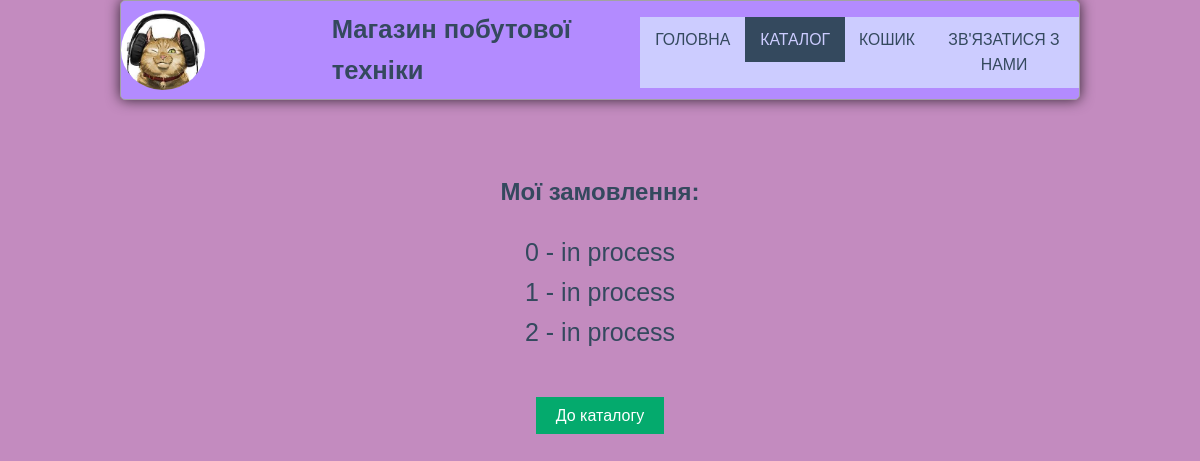
The page /orders (signed in) on the database as committed earlier.
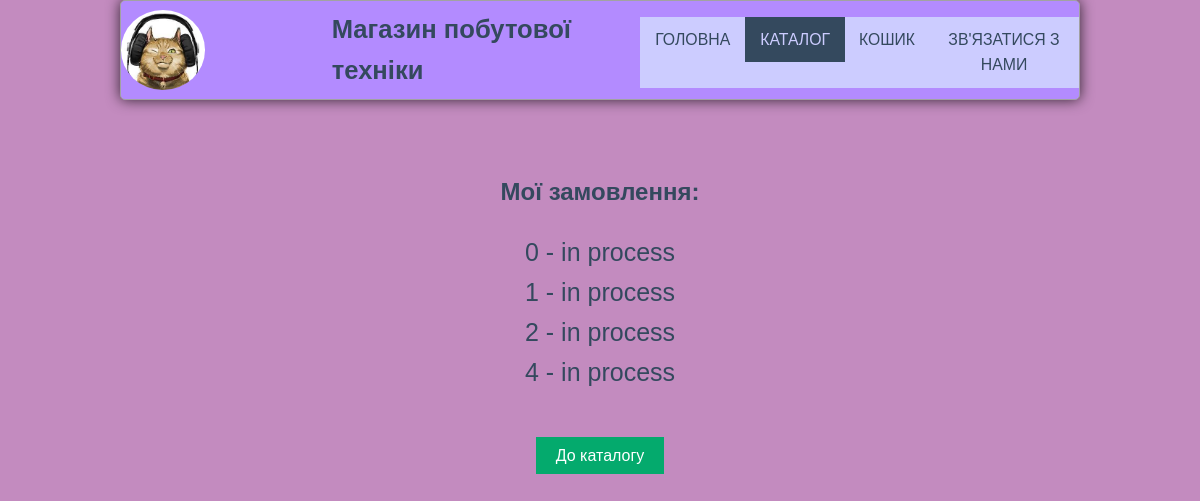
The same page on the database as committed later.
### shop/models.py (models this page shows)
class Order(models.Model):
    id = models.IntegerField
    customer = models.ForeignKey(Customer, on_delete=models.CASCADE, verbose_name='клієнт')
    status = models.CharField(max_length=255, verbose_name='статус')
    class Meta:
        verbose_name = 'Замовлення'
        verbose_name_plural = 'Замовлення'

### shop/views.py (the view)
# urls.py: path('orders', views.getAllCustomerOrders, name='orders'),
@login_required(login_url='login')
def getAllCustomerOrders(request):
    if 'username' in request.session:
        username = request.session['username']
        user = Customer.objects.get(username=username)
        orders = Order.objects.filter(customer=user)
        return render(request, 'main/orders.html', {'orders': orders})
    else:
        return redirect('login')

### shop/templates/main/orders.html (shortened to what this page needs)
{% load static %}
<!DOCTYPE html>
<html lang="en">
<head>
    <link rel="stylesheet" href="{% static 'main/css/contact_style.css' %}">
</head>
<body>
<div style=".flex-container">
    <div class="header">
        <a href="html/first.html"><img class="logo" src="{% static 'main/img/logo.png' %}" alt="Logotype!!!"></a>
        <h1 class="logoName"><a href="#">Магазин побутової техніки</a></h1>
        <ul class="main-nav">
            <li><a id="index" href="{% url 'main' %}">Головна</a></li>
            <li><a href="index.html" style="
            background-color: #34495e; color: #ccccff;">Каталог</a></li>
            <li>
                <div class="dropdown">
                    <a class="dropbtn"> Кошик
                    </a>
                </div>
            </li>
            <li><a href="{% url 'contactUs' %}">Зв'язатися з нами</a></li>
        </ul>
    </div>
<br><br><br><br><br><br>
 <div class="shopping-cart" style="text-align: center">
        <div id="shopping-cart1" class="shopping-cart1">
            <div class="title" style="text-align: center; top: 60px;">
                  <h2>Мої замовлення:</h2>
    {% if not orders %}
    <h2>пустой(</h2>
    {% else %}
        {% for order in orders %}
            <a style="left: 400px; font-size: 25px"
               href="http://127.0.0.1:8000/orders/{{order.id}}">{{order.id}}   -   {{order.status}}</a><br>
        {% endfor %}
        {% endif %}
            </div>
        </div>
     <br><br>
     <div style="text-align: center; top: 400px">
                <form>
                    <a class="continue" href="{% url 'catalog' %}">До каталогу</a>
                </form>
            </div>
    </div>
</div>
</body>
</html>

Rows that differ between the two databases and show on the page:
added Order: id "4", status "in process"
